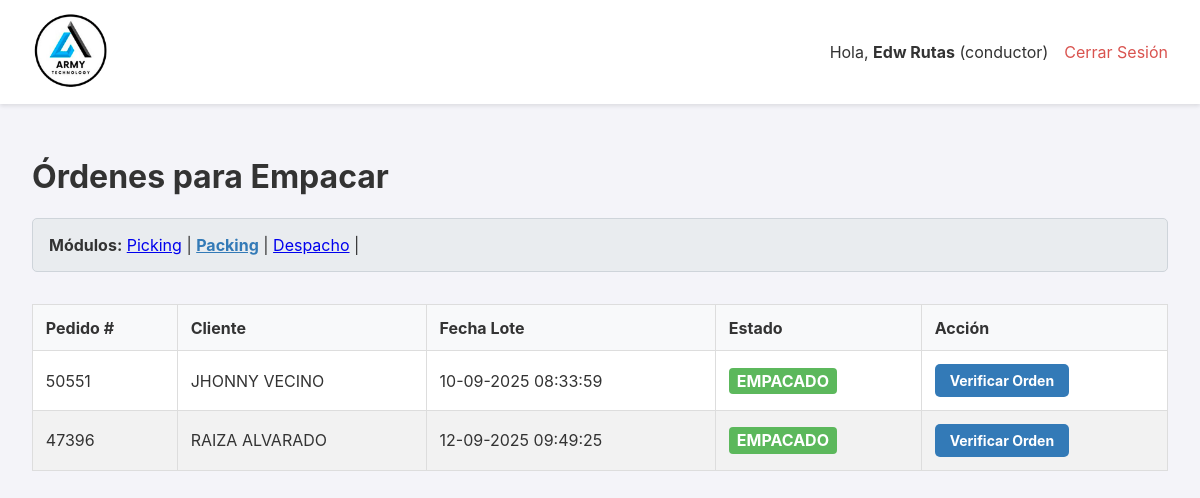
Page /packing (signed in) on the earlier database version.
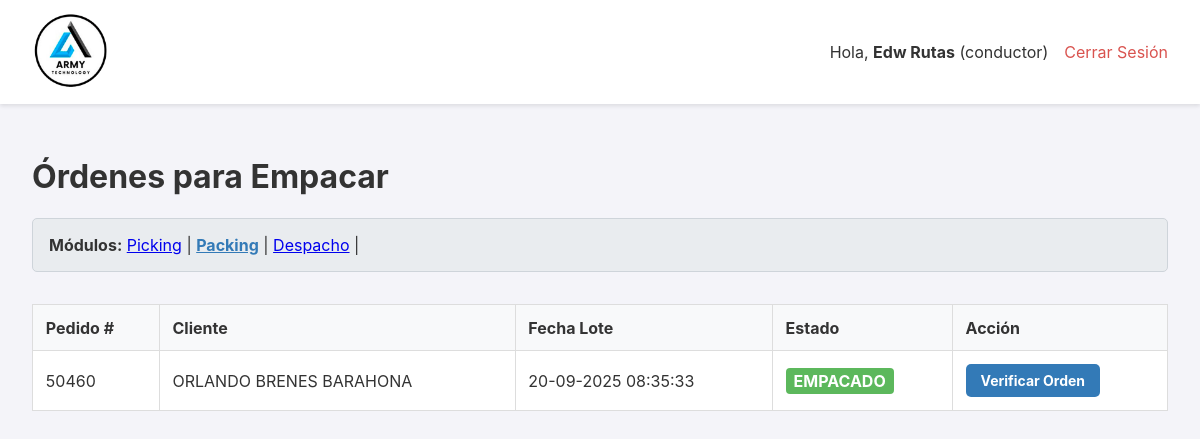
Same page on the later database version.
### app.py (models this page shows, shortened)
class Orden(db.Model):
    id = db.Column(db.Integer, primary_key=True)
    numero_pedido = db.Column(db.String(50), unique=True, nullable=False)
    cliente_nombre = db.Column(db.String(200), nullable=False)
    cliente_direccion = db.Column(db.String(300), nullable=True)
    estado = db.Column(db.String(30), nullable=False, default='PENDIENTE')
    fecha_creacion = db.Column(db.DateTime, nullable=False, default=datetime.datetime.utcnow)
    lote_id = db.Column(db.Integer, db.ForeignKey('lote_picking.id'), nullable=True)
    items = db.relationship('ItemOrden', backref='orden', lazy=True, cascade="all, delete-orphan")
    fecha_inicio_picking = db.Column(db.DateTime, nullable=True)
    fecha_fin_picking = db.Column(db.DateTime, nullable=True)
    fecha_fin_packing = db.Column(db.DateTime, nullable=True)
    fecha_despacho = db.Column(db.DateTime, nullable=True)
    packer_id = db.Column(db.Integer, db.ForeignKey('user.id', ondelete='SET NULL'), nullable=True)
    packer = db.relationship('User', foreign_keys=[packer_id])
    devolucion_confirmada = db.Column(db.Boolean, default=False, nullable=False)
    bultos = db.relationship('Bulto', backref='orden', cascade="all, delete-orphan")
    hoja_de_ruta_id = db.Column(db.Integer, db.ForeignKey('hoja_de_ruta.id'), nullable=True)
    destino_id = db.Column(db.Integer, db.ForeignKey('destino.id'), nullable=True)
    destino = db.relationship('Destino', backref='ordenes')
    guia_encomienda = db.Column(db.String(100), nullable=True)
    nota_entrega = db.Column(db.Text, nullable=True)
    fecha_entrega_final = db.Column(db.DateTime, nullable=True)

class LotePicking(db.Model):
    id = db.Column(db.Integer, primary_key=True)
    fecha_creacion = db.Column(db.DateTime, nullable=False, default=datetime.datetime.utcnow)
    estado = db.Column(db.String(20), nullable=False, default='ACTIVO')
    ordenes = db.relationship('Orden', backref='lote', lazy=True)
    operario_id = db.Column(db.Integer, db.ForeignKey('user.id', ondelete='SET NULL'), nullable=True)
    operario = db.relationship('User', backref='lotes_asignados')

### app.py (the view)
@app.route('/packing')
@login_required
def dashboard_packing():
    ordenes_para_packing = Orden.query.filter_by(estado='EMPACADO').order_by(Orden.fecha_creacion.asc()).all()
    return render_template('dashboard_packing.html', ordenes=ordenes_para_packing)

### app.py (called while the page is built)
@login_manager.user_loader
def load_user(user_id):
    return db.session.get(User, int(user_id))

@app.template_filter('localtime')
def to_localtime_filter(utc_datetime):
    if not utc_datetime: return ""
    local_tz = pytz.timezone('America/Costa_Rica')
    local_dt = utc_datetime.replace(tzinfo=pytz.utc).astimezone(local_tz)
    return local_dt.strftime('%d-%m-%Y %H:%M:%S')

### templates/dashboard_packing.html (shortened to what this page needs)
{% extends "layout.html" %}
{% block content %}
    <h1>Órdenes para Empacar</h1>
    <div class="navegacion-modulos" style="margin-bottom: 2rem;">
        <strong>Módulos:</strong>
        <a href="{{ url_for('dashboard') }}">Picking</a> |
        <a href="{{ url_for('dashboard_packing') }}" style="font-weight: bold; color: #337ab7;">Packing</a> |
        <a href="{{ url_for('dashboard_despacho') }}">Despacho</a> |
    </div>
    <table>
        <thead>
            <tr>
                <th>Pedido #</th>
                <th>Cliente</th>
                <th>Fecha Lote</th>
                <th>Estado</th>
                <th>Acción</th>
            </tr>
        </thead>
        <tbody>
            {% for orden in ordenes %}
            <tr>
                <td>{{ orden.numero_pedido }}</td>
                <td>{{ orden.cliente_nombre }}</td>
                <td>{{ orden.lote.fecha_creacion | localtime if orden.lote else 'N/A' }}</td>
                <td>
                    <span class="estado estado-{{ orden.estado }}">{{ orden.estado.replace('_', ' ') }}</span>
                </td>
                <td>
                    <a href="{{ url_for('detalle_packing', orden_id=orden.id) }}" class="action-link">Verificar Orden</a>
                </td>
            </tr>
            {% else %}
            <tr>
                <td colspan="5" style="text-align: center; padding: 2em;">No hay órdenes para empacar en este momento. ¡Buen trabajo en el picking!</td>
            </tr>
            {% endfor %}
        </tbody>
    </table>
{% endblock %}

Differences in the rows shown:
no longer on this page (row edited): Orden: numero_pedido "50551", cliente_nombre "JHONNY VECINO", lote.fecha_creacion "10-09-2025 08:33:59", estado.replace "EMPACADO"
no longer on this page (row edited): Orden: numero_pedido "47396", cliente_nombre "RAIZA ALVARADO", lote.fecha_creacion "12-09-2025 09:49:25", estado.replace "EMPACADO"
now on this page (row edited): Orden: numero_pedido "50460", cliente_nombre "ORLANDO BRENES BARAHONA", lote.fecha_creacion "20-09-2025 08:35:33", estado.replace "EMPACADO"
